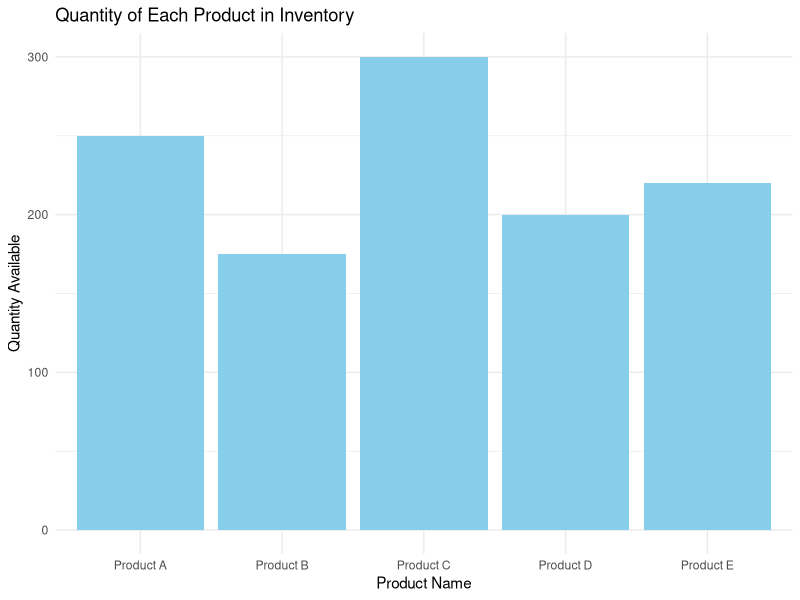
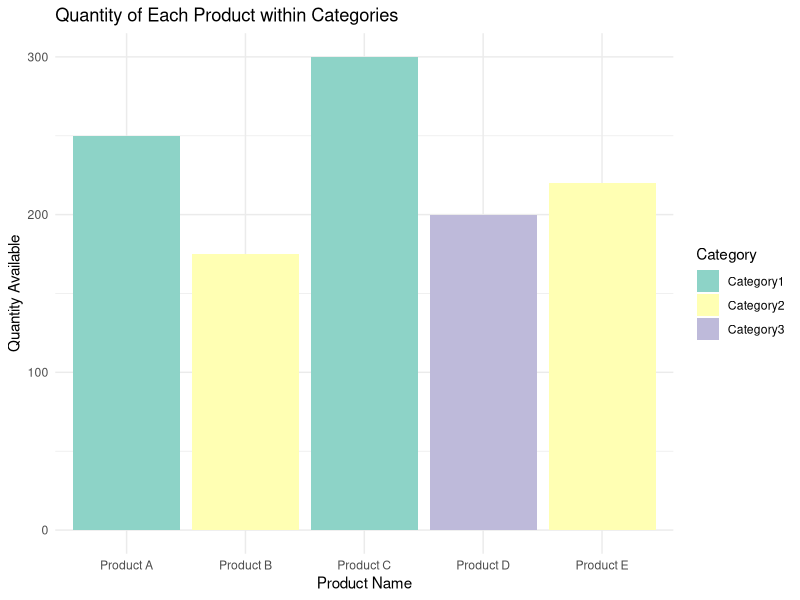
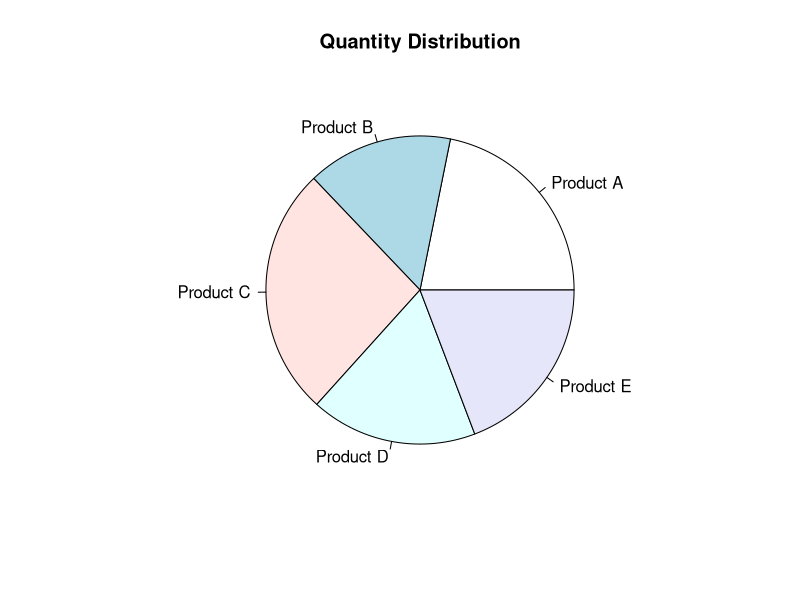

Write the R code that produced these figures, in order.
inventory <- data.frame(
  ProductID = c(1, 2, 3, 4, 5),
  ProductName = c("Product A", "Product B", "Product C", "Product D", "Product E"),
  QuantityAvailable = c(250, 175, 300, 200, 220),
  Category = c("Category1", "Category2", "Category1", "Category3", "Category2")
)
library(ggplot2)
bar_chart <- ggplot(inventory, aes(x = ProductName, y = QuantityAvailable)) +
  geom_bar(stat = "identity", fill = "skyblue") +
  labs(title = "Quantity of Each Product in Inventory", x = "Product Name", y = "Quantity Available") +
  theme_minimal()
print(bar_chart)

stacked_bar_chart <- ggplot(inventory, aes(x = ProductName, y = QuantityAvailable, fill = Category)) +
  geom_bar(stat = "identity") +
  labs(title = "Quantity of Each Product within Categories", x = "Product Name", y = "Quantity Available", fill = "Category") +
  theme_minimal() +
  scale_fill_brewer(palette = "Set3")  
print(stacked_bar_chart)
pie_chart_data <- with(inventory, pie(QuantityAvailable, labels = ProductName, main = "Quantity Distribution"))
pie_chart_data
